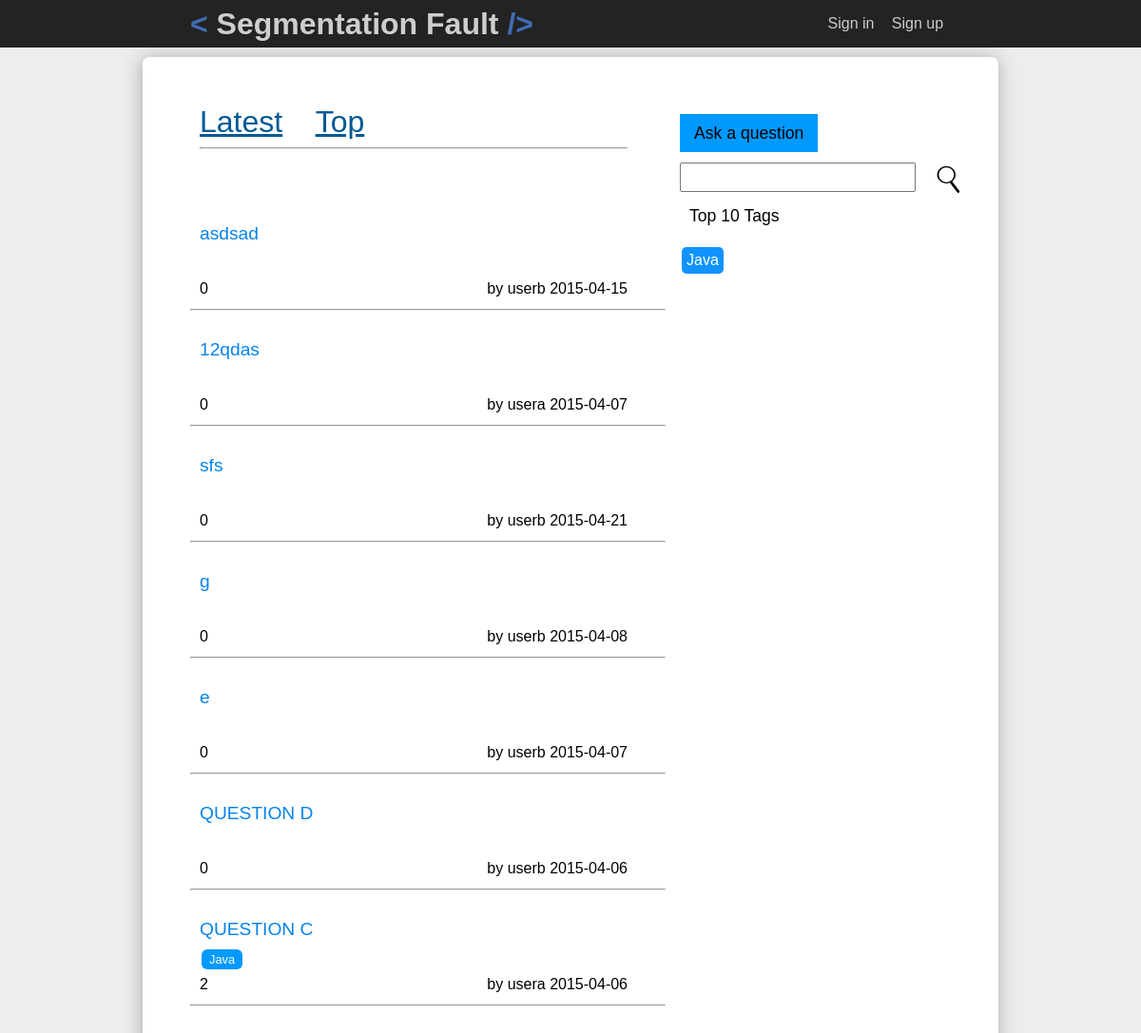
The page / on the database its author committed.
### tables this page shows
CREATE TABLE IF NOT EXISTS `question` (
  `qid` int(11) NOT NULL AUTO_INCREMENT,
  `title` varchar(45) NOT NULL,
  `html` longblob NOT NULL,
  `user` int(11) NOT NULL,
  `post_date` date NOT NULL,
  `edit_date` date DEFAULT NULL,
  PRIMARY KEY (`qid`),
  KEY `question_user_key_idx` (`user`)
);

CREATE TABLE IF NOT EXISTS `user` (
  `uid` int(11) NOT NULL AUTO_INCREMENT,
  `username` varchar(45) NOT NULL,
  `password` varchar(65) NOT NULL,
  `name` varchar(45) DEFAULT NULL,
  `surname` varchar(45) DEFAULT NULL,
  `email` varchar(45) NOT NULL,
  `join_date` date NOT NULL,
  `type` int(11) NOT NULL DEFAULT '0',
  `user_icon` varchar(45) NOT NULL DEFAULT 'users/images/defaultUserIcon.jpg',
  PRIMARY KEY (`uid`),
  KEY `user_type_key_idx` (`type`)
);

### index.php (called while the page is built, shortened)
<?php
    include 'utils/Controller.php';
    include 'view/template.php';

### controller/HomePageController.php (called while the page is built, shortened)
<?php
    include_once 'model/Question.php';
    class HomePageController extends Controller{
        public function handle(){
            if(isset($_GET["sorting"]))
                $sorting=$_GET["sorting"];
            else
                $sorting="new";
            $args["sorting"] = $sorting;
            $args["questions"] = Question::getQuestions(0,10,$sorting);;
            $args["tags"] = $this->getTopTenTags();
            $this->showView($args);
        }
        public function getTopTenTags(){
            $dbConnection = new DatabaseConnection();
            $query = new DatabaseQuery('select tag.tag_string,count(questiontags.tag) as c from tag
inner join questiontags on questiontags.tag=tag.tag_id
group by tag_string order by c desc limit 10' ,$dbConnection);
            $set = $query->execute();
            $tags = array();
            while($row = $set->next()){
                $tags[count($tags)] = $row['tag_string'];
            }
            return $tags;
        }
    }

### model/Question.php (called while the page is built, shortened)
<?php
    if(!isset($ajax))
        $ajax = "";
    include_once($ajax."utils/Database.php");
    include_once($ajax."model/SimpleUser.php");
    include_once($ajax."model/SimpleUser.php");
    include_once($ajax."model/Answer.php");
    include_once($ajax."model/Comment.php");
    class Question implements Votable{
        private $id;
        private $datePosted;
        private $votes;
        private $tags =  array();
        private $title;
        private $user;
        public function create($id){
            $this->id = $id;
            $dbConnection = new DatabaseConnection();
            $query = new DatabaseQuery("select * from question where qid=?" ,$dbConnection);
            $query->addParameter('i',$id);
            $set  = $query->execute();
            $row  = $set->next();
            $this->title = $row["title"];
            $this->datePosted = $row["post_date"];
            $user = new SimpleUser();
            $user->create($row["user"]);
            $this->user = $user;
            $tagQuery = new DatabaseQuery("select tag_string
                                           from tag
                                           inner join questiontags on tag.tag_id=questiontags.tag
                                           where questiontags.question=? "
                                          ,$dbConnection);
            $tagQuery->addParameter('i',$id);
            $tagSet = $tagQuery->execute();
            while($tagRow = $tagSet->next() ){
                $this->tags[count($this->tags)] = $tagRow['tag_string'];
            }
            $votesQuery = new DatabaseQuery("select sum(vote) as score from questionscore where qid=?",$dbConnection);
            $votesQuery->addParameter('i',$id);
            $votesSet = $votesQuery->execute();
            if($votesSet->getRowCount() == 0)
                $this->votes = 0;
            else{
                $votesRow = $votesSet->next();
                if(is_null($votesRow['score']) )
                    $this->votes = 0;
                else
                    $this->votes = $votesRow['score'];
            }
            return true;
        }
        public function getId(){
            return $this->id;
        }
        public function getDatePosted(){
            return $this->datePosted;
        }
        public function getVotes(){
            return $this->votes;
        }
        public function getTitle(){
            return $this->title;
        }
        public function getUser(){
            return $this->user;
        }
        public function getTags(){
            return $this->tags;
        }
        public static function getQuestions($offset,$count,$sorting){
            $con = new DatabaseConnection();
            if($sorting == 'top' ){
                $query = new DatabaseQuery('select question.qid , sum(COALESCE(questionscore.vote,0)) as votes
                                            from question
                                            inner join questionscore
                                            on question.qid=questionscore.qid
                                            group by qid
                                            order by votes  desc limit ?, ?' , $con);
            }else{
                $query = new DatabaseQuery('select qid from question order by qid desc limit ?, ?' , $con);
            }
            $query->addParameter('ii',$offset , $count);
            $set = $query->execute();
            $questions = array();
            while( $row = $set->next()){
                $question = new Question();
                $question->create($row['qid']);
                $questions[ count($questions) ] = $question;
            }
            return $questions;
        }
    }

### utils/Database.php (called while the page is built, shortened)
<?php
    class DatabaseConnection{
        private $mysql;
        public function __construct($hostname = "localhost" ,$user = "root" ,$pass = "dbpass",$database = "mydb",$socket = "null",$port = "null"){
            if($port!="null" && $socket!="null"){
            }else{
                $this->mysql = new mysqli($hostname,$user,$pass,$database);
            }
        }
        public function getConnection(){
            return $this->mysql;
        }
    }
    class DatabaseQuery{
        public function __construct($query,$connection){
            $this->query = $connection->getConnection()->prepare($query);
        }
        public function addParameter($param_types){
            $args = array_slice(func_get_args(),1);
            $params = array();
            $params[] = & $param_types;
            for($i=0 ; $i<count($args) ;$i++)
                $params[] = & $args[$i];
        }
    }

### model/User.php (called while the page is built, shortened)
<?php
    include_once($ajax."utils/Database.php");
    abstract class User{
        protected $id;
        protected $username;
        public function getId(){
            return $this->id;
        }
        public function create($id){
            $dbConnection = new DatabaseConnection();
            $dbQuery = new DatabaseQuery('select * from user where uid=?' , $dbConnection);
            $dbQuery->addParameter('i',$id);
            $set = $dbQuery->execute();
            $row = $set->next();
            $this->id = $id;
            $this->username = $row["username"];
            return true;
        }
        public function getUsername(){
          return $this->username;
        }
    }

### model/Comment.php (called while the page is built, shortened)
<?php
    include_once $ajax.'utils/Database.php';
    class Comment implements Votable{
        public static function getComments($target_id , $target_type ,$target){
            $dbConnection = new DatabaseConnection();
            $comments = array();
            return $comments;
        }
    }

### view/question_list_item.php (the view, shortened to what this page needs)
<div class="question_item">
    <div class="question_title_div">
        <a class="question_item_title" href="?p=question&id=<?php print $question->getId(); ?>" target="_blank">
            <?php print $question->getTitle(); ?>
        </a>
    </div>
    <div class="question_tags" >
        <?php
            $tags =  $question->getTags();
            foreach ($tags as $tag) {
                print '<div class="q_item_tag" ><a>'.$tag.'</a></div>';
            }
        ?>
    </div>
    <br>
    <div class="q_label_div">
        <div class="question_score">
            <?php  print $question->getVotes();?>
        </div>
        <div class="username_and_date">
            <p class="question_item_sub_label">by <a href="?p=user&id=<?php  print $question->getUser()->getId();?>"><?php  print $question->getUser()->getUserName();?></a> <?php  print $question->getDatePosted();?></p>
        </div>
    </div>
</div>
<hr>

### view/template.php (shortened to what this page needs)
<!DOCTYPE html>
<html>
    <head>
        <link rel="stylesheet" href="view/css/header.css">
        <link rel="stylesheet" href="view/css/main.css">
        <link rel="stylesheet" href="view/css/footer.css">
        <?php
            $controller->linkCss();
        ?>
        <link rel="stylesheet" href="https://ajax.googleapis.com/ajax/libs/jqueryui/1.11.3/themes/smoothness/jquery-ui.css" />
    </head>
    <body>
        <?php
            include 'view/header.php';
            $controller->handle();
        ?>
    </body>
</html>

### utils/Controller.php (shortened to what this page needs)
<?php
    include_once 'utils/View.php';
    abstract class Controller{
        private $view ;
        protected function setView($view_file){
            $this->view = new View();
            $this->view->setPath($view_file);
        }
        protected function addCss($name){
            $this->view->addCss($name);
        }
        protected function showView($args = null){
          if(isset($this->view))$this->view->project($args);
        }
        public function linkCss(){
            if(isset($this->view))$this->view->linkCss();
        }
    }

### utils/View.php
<?php
    class View{
        private $path;
        private $css;
        public function setPath($path){
            $this->path = $path;
        }
        public function addCss($name){
            $this->css[] = $name;
        }
        public function project($args){
            include 'view/'.$this->path;
        }
        public function linkCss(){
            for( $i = 0 ; $i < count($this->css) ; $i++){
                print '<link rel="stylesheet" href="view/css/'.$this->css[$i].'" >';
            }
        }
    }

### view/header.php (shortened to what this page needs)
<div id="Header">
    <div id="HeaderContent">
        <div id="HeaderLeft">
            <h1>
            <a class="titleBracket">&lt;</a>
            <a  id="HeaderLink" href="?p=home&ofset=0&sorting=newest">
            Segmentation Fault</a>
            <a class="titleBracket">/&gt;</a></h1>
        </div>
        <?php if(!isset($_SESSION["uid"])) : ?>
          <div id="HeaderRight">
              <a class="sign_inup" href="?p=signup" >Sign up</a>
              <a class="sign_inup" href="?p=signin" >Sign in</a>
          </div>
        <?php endif; ?>
    </div>
</div>
<div id="EmptySpaceBellowHeader"></div>

### view/home.php (shortened to what this page needs)
<div id="ContentWraper">
    <div id="ToolBar">
        <a class="sortingOption" href="?p=home&sorting=new">Latest</a>
        <a class="sortingOption" href="?p=home&sorting=top">Top</a>
        <hr>
    </div>
    <div id="DynamicLeftPart">
        <div id="EmptySpaceUnderToolBar">
        </div>
          <div id="Questions">
              <?php
                    if($args["questions"]!==null){
                        foreach ($args["questions"] as $question){
                            include 'question_list_item.php';
                        }
                    }
              ?>
        </div>
        <br><br>
    </div>
    <div id="FixedRightPart">
        <a id="ask_question_link" href="?p=postquestion">Ask a question</a>
        <br>
        <input id="search_box" type="text" hint="Search...">
        <img id="search_icon" src="res/ui/search.png">
        <h2>Top 10 Tags</h2>
        <div class="tag_div">
            <?php
                foreach ($args['tags'] as $tag) {
                    print '<p href="" class="tag">'.$tag.'</p>';
                }
            ?>
        </div>
    </div>
</div>

### view/css/header.css (style rules this page uses)
#Header { width:100%; background-color:#232323; height:50px; position:fixed; color:#cecece; }
#EmptySpaceBellowHeader { height:50px; }
#HeaderContent { width:100%; min-width:700px; max-width:800px; margin:0 auto; }
#HeaderLeft { float:left; height:50px; }
#HeaderRight { float:right; height:50px; }
#HeaderLeft h1 { margin:0; line-height: 50px; }
#HeaderLink { text-decoration:none; color:#cecece; }
.sign_inup { width:70px; height:50px; display: inline-block; float:right; line-height: 50px; color:#cecece; text-decoration:none; text-align:center; }
.titleBracket { color:#416cb4; }

### view/css/main.css (style rules this page uses)
body { margin:0px; padding:0px; font-family:"Ubuntu", "lucida grande", tahoma, verdana, arial, sans-serif; background-color: #ededed; }

### view/css/home.css (style rules this page uses)
#ContentWraper { width:800px; padding:50px; margin:10px auto; min-height:500px; background-color:#FFF; box-shadow: -1px 1px 20px 0px #AAA; border-radius: 7px; }
#ContentWraper::after { content: ""; display: table; clear: both; }
#DynamicLeftPart { float:left; width:500px; }
#ToolBar { padding: 0px 10px; background: #FFF; width:450px; min-height:30px; float:left; }
.sortingOption { font-size:2em; text-decoration: underline; color:#005994; margin-right:30px; }
#EmptySpaceUnderToolBar { width:20px; height:40px; }
#FixedRightPart { margin-top:20px; margin-left:500px; width:300px; position:fixed; padding-left:15px; }
#ask_question_link { color:black; text-decoration:none; font-size:1.1em; padding: 10px 15px; width:100%; background: #0099ff; color: #000000; margin: 0px 0px 0px 0px; }
#search_box { margin-top:20px; width:240px; height:25px; font-size:1.1em; color:black; }
#search_icon { margin-top:20px; width:35px; float:right; }
#FixedRightPart h2 { font-size:1.1em; font-weight:normal; margin-top:20px width:100%; margin-left:10px; }
.tag { padding:5px; margin:2px; background-color:#1193ff; border-radius:5px; float:left; color:#FFF; cursor: pointer; }
.tag_div { margin:20px 0px; width:300px; min-height:100px; }

### view/css/question_list_item.css (style rules this page uses)
.question_item { width:450px; min-height:60px; margin:20px 0px; padding:10px; margin-bottom:30; }
.question_title_div { width:100%; padding-bottom:10px; }
.question_item_title { margin:0px; font-size:1.2em; text-decoration:none; color:#0383ec; width:100%; }
.question_item_sub_label { margin:0px; text-align:right; }
.question_item_sub_label a { text-decoration:none; color:black; }
.q_item_tag { margin: 0px 2px 2px 2px; float: left; color: #000; font-size: 0.8em; background-color: #0099ff; padding: 3px 8px; border-radius: 6px; }
.q_item_tag a { text-decoration:none; color: white; cursor: pointer; }
.q_label_div { width:100%; }
.question_tags { width:100%; height:10px; }
.question_score { width:50%; float:left; height:100%; }
.username_and_date { width:50%; float:right; }

### rows shown on the page
question: title "asdsad", Votes "0", user.username "userb", post_date "2015-04-15"
question: title "12qdas", Votes "0", user.username "usera", post_date "2015-04-07"
question: title "sfs", Votes "0", user.username "userb", post_date "2015-04-21"
question: title "g", Votes "0", user.username "userb", post_date "2015-04-08"
question: title "e", Votes "0", user.username "userb", post_date "2015-04-07"
question: title "QUESTION D", Votes "0", user.username "userb", post_date "2015-04-06"
question: title "QUESTION C", tag "Java", Votes "2", user.username "usera", post_date "2015-04-06"

### other values the page prints
$tag "Java"
